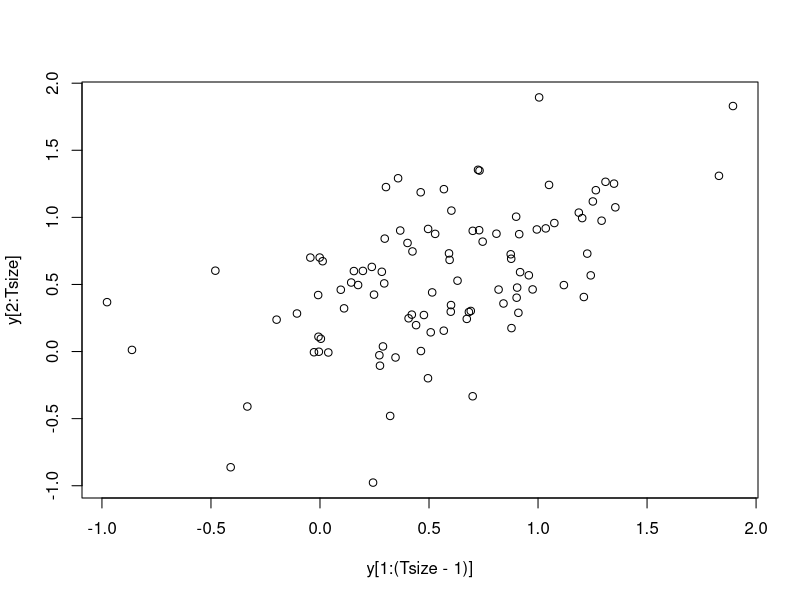
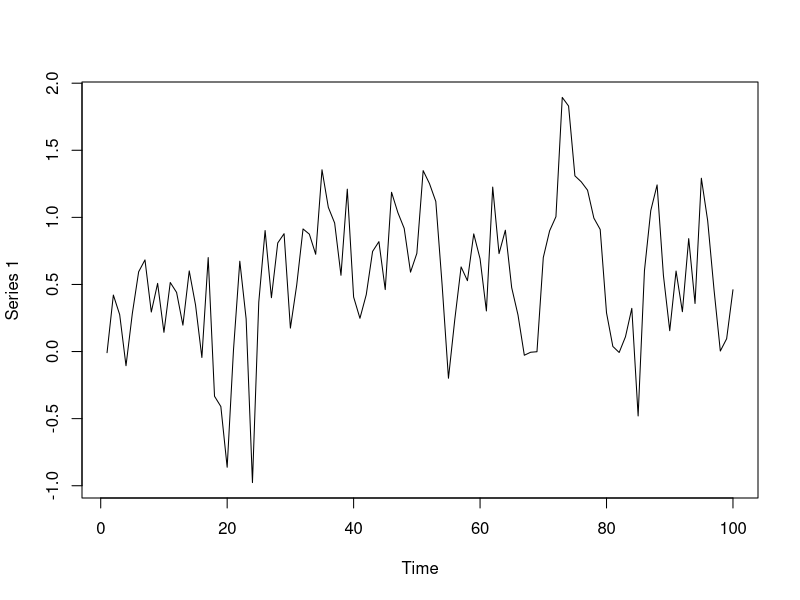
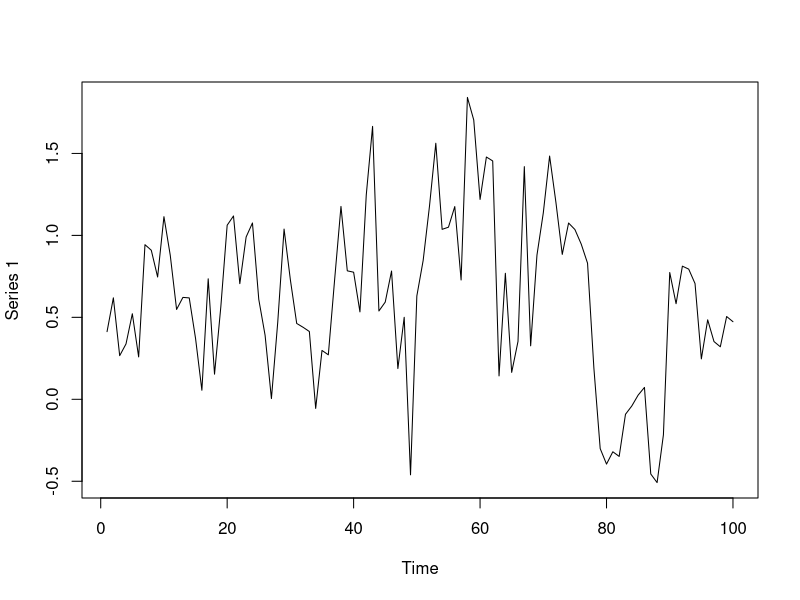

Generate these figures, in order, with R:

### AR(1) example

rm(list=ls())

Tsize <- 100

y <- matrix(0, Tsize, 1)


mu <- 0.25
phi <- 0.5
sigma2 <- 0.2

e <- rnorm(Tsize)


y[1] <- mu + sqrt(sigma2)*e[1]
for (t in 2:Tsize){
	y[t] <- mu + phi*y[t-1] + sqrt(sigma2)*e[t]		
}


plot(y[1:(Tsize-1)],y[2:Tsize])
plot(ts(y))


ones <- matrix(1,Tsize-1,1)
X <- cbind(ones,y[1:(Tsize-1)])
Y <- y[2:Tsize]
betahat <- solve(t(X)%*%X)%*%t(X)%*%Y

print(betahat)

ehat <- Y - X%*%betahat


s2hat <- t(ehat) %*% ehat / ((Tsize - 1) - dim(X)[2])

V <- matrix(s2hat,2,2)*solve(t(X)%*%X)





likeAR1 <- function(pars){
  
  mu <- pars[1]
  phi <- pars[2]
  vv <- pars[3]
  N <- Tsize-1

  residuals <- Y - X %*% rbind(mu,phi)

  ssr <- sum(residuals^2)

  llike <- -(N/2)*log(2*pi) - (N/2)*log(vv) - (0.5*ssr/vv)  
  
  return(llike)
}



pars0 <- c(0,0,1)
temp <- optim(pars0,likeAR1,method="L-BFGS-B",control=list(fnscale=-1),lower=c(-100,-0.99,0.0001),upper=c(100,0.99,100), hessian=T)

pars1 <- temp$par

muhat     <- pars1[1]
phihat    <- pars1[2]
sigma2hat <-  pars1[3]

c(muhat, phihat, sigma2hat)

c(betahat, s2hat)

Hhat <- temp$hessian

Ihat <- solve(-Hhat)

Ihat
V





#### AR(2) example



Tsize <- 100

y <- matrix(0, Tsize, 1)


mu <- 0.25
phi1 <- 0.5
phi2 <- 0.25
sigma2 <- 0.2

e <- rnorm(Tsize)


y[1] <- mu + sqrt(sigma2)*e[1]
y[2] <- mu + phi1*y[1] + sqrt(sigma2)*e[1]
for (t in 3:Tsize){
	y[t] <- mu + phi1*y[t-1] + phi2*y[t-2] + sqrt(sigma2)*e[t]		
}


plot(ts(y))


check_stationarity <- function(phi1,phi2){
	flag <- 0
	if ((phi2 + phi1 < 1) & (phi2 - phi1 < 1) & (abs(phi2) < 1)) flag <- 1
	return(flag)	
}



check_stationarity(phi1,phi2)


ones <- matrix(1,Tsize-2,1)
X <- cbind(ones,y[2:(Tsize-1)],y[1:(Tsize-2)])
Y <- y[3:Tsize]
betahat <- solve(t(X)%*%X)%*%t(X)%*%Y

print(betahat)

ehat <- Y - X%*%betahat

s2hat <- t(ehat) %*% ehat / ((Tsize - 1) - dim(X)[2])

V <- matrix(s2hat,3,3)*solve(t(X)%*%X)

V



likeAR2 <- function(pars){
  
  mu <- pars[1]
  phi1 <- pars[2]
  phi2 <- pars[3]
  vv <- exp(pars[4])
  N <- Tsize-2

  residuals <- Y - X %*% rbind(mu, phi1, phi2)

  ssr <- sum(residuals^2)

  llike <- -5000
  if (check_stationarity(phi1,phi2) == 1) {

  	llike <- -(N/2)*log(2*pi) - (N/2)*log(vv) - (0.5*ssr/vv)  
  
  }
#  print(c(pars,llike))
  return(llike)
}



pars0 <- c(0,0,0,log(1))
temp <- optim(pars0, likeAR2, method="BFGS", control=list(fnscale=-1), hessian=T)


pars1 <- temp$par

muhat   <- pars1[1]
phi1hat <- pars1[2]
phi2hat <- pars1[3]
sigma2hat <-  exp(pars1[4])


c(muhat, phi1hat, phi2hat, sigma2hat)

c(betahat, s2hat)

Hhat <- temp$hessian

Ihat <- solve(-Hhat)

Ihat


tstat <- phi2hat/sqrt(Ihat[3,3])
tstat

pval <- 2*(1-pnorm(abs(tstat)))
pval




pars0 <- c(0,0.99,0,log(1))
temp <- optim(pars0, likeAR2, method="Nelder-Mead", control=list(fnscale=-1), hessian=T)






## LR test of phi2 = 0



likeAR2restricted <- function(pars){
  
  mu <- pars[1]
  phi1 <- pars[2]
  phi2 <- 0
  vv <- exp(pars[3])
  N <- Tsize-2

  residuals <- Y - X %*% rbind(mu, phi1, phi2)

  ssr <- sum(residuals^2)

  llike <- -5000
  if (check_stationarity(phi1,phi2) == 1) {

  	llike <- -(N/2)*log(2*pi) - (N/2)*log(vv) - (0.5*ssr/vv)  
  
  }
#  print(c(pars,llike))
  return(llike)
}





pars0 <- c(0,0,log(1))
temp <- optim(pars0, likeAR2restricted, method="BFGS", control=list(fnscale=-1), hessian=T)
L0 <- temp$value
L0


# same as:
pars1 <- temp$par
L0 <- likeAR2restricted(pars1)
L0



pars0 <- c(0,0,0,log(1))
temp <- optim(pars0, likeAR2, method="BFGS", control=list(fnscale=-1), hessian=T)
L1 <- temp$value
L1

LR <- 2*(L1 - L0)

pval <- 1 - pchisq(LR,1)
pval


AIC0 <- -2*L0 + 2*3
AIC1 <- -2*L1 + 2*4

AIC0
AIC1
































